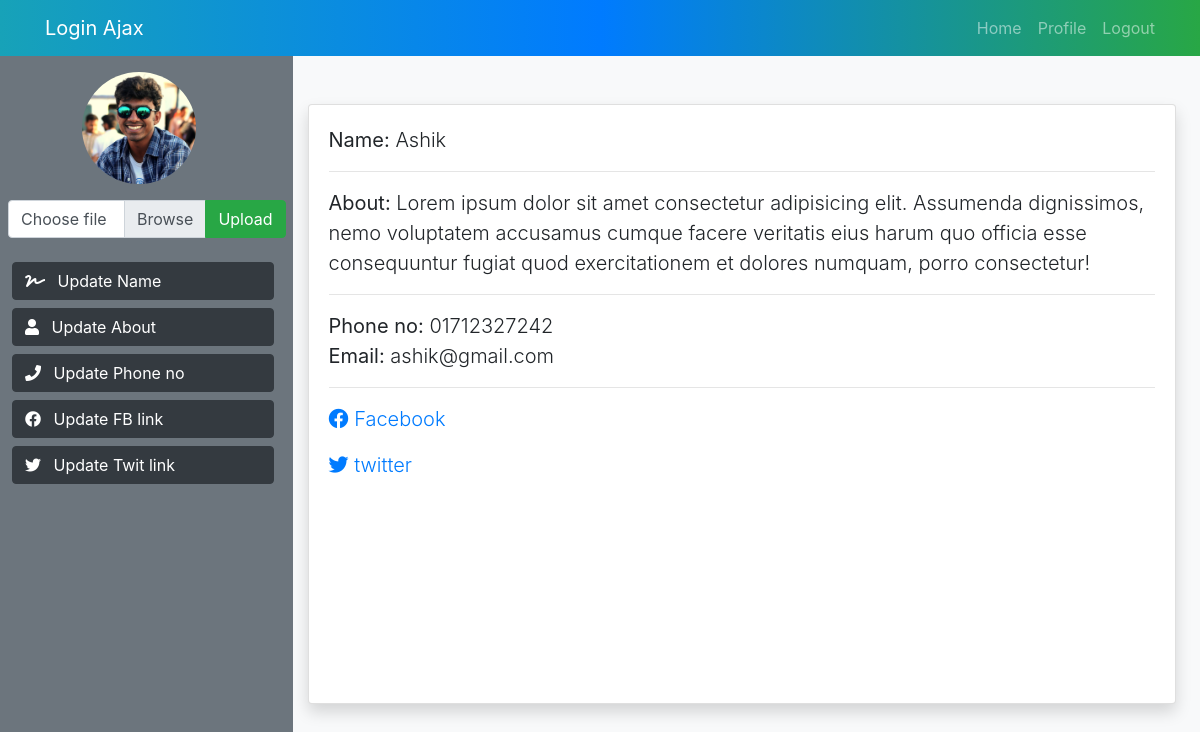
The app's page /public/profile.php (signed in) with its own data.
### tables this page shows
CREATE TABLE `users` (
  `id` int(11) NOT NULL,
  `name` varchar(50) NOT NULL,
  `email` varchar(255) NOT NULL,
  `password` varchar(255) NOT NULL,
  `phone` varchar(30) NOT NULL,
  `about` text NOT NULL,
  `facebook` varchar(255) NOT NULL,
  `twitter` varchar(255) NOT NULL,
  `image` varchar(255) DEFAULT NULL
);

### public/profile.php (the view, shortened to what this page needs)
<?php require_once 'include/header.php'; ?>
<?php
if ($db && $_SESSION['user_id']) {
    $sql = "SELECT * FROM `users` WHERE `id` = :id";
    $stmt = $db->prepare($sql);
    $stmt->bindParam(':id', $_SESSION['user_id'], PDO::PARAM_INT);
    $stmt->execute();
    $user = $stmt->fetch(PDO::FETCH_ASSOC);
}
?>
<div class="bg-info h-100">
    <div class="row h-100">
        <div class="col-3 bg-secondary text-white">
            <div class="d-flex align-items-center flex-column">
                <img class="img-fluid rounded-circle my-3" src="img/<?php echo $user['image'] ? $user['image'] : 'user.png'; ?>" alt="<?php echo $user['name']; ?>">
                <form action="" method="post" enctype="multipart/form-data">
                    <div class="input-group ml-2">
                        <div class="custom-file">
                            <label class="custom-file-label" for="inputGroupFile01">Choose file</label>
                        </div>
                        <div class="input-group-append">
                            <input type="submit" name="upload" value="Upload" class="btn btn-success" id="inputGroupFileAddon01">
                        </div>
                    </div>
                </form>
            </div>
            <div class="d-flex flex-column m-2 mt-4 align-items-center">
                <button class="btn btn-dark w-100 ml-2 mb-2 text-left" id="update-name"><i class="fas fa-signature mr-2"></i> Update Name</button>
                <button class="btn btn-dark w-100 ml-2 mb-2 text-left" id="update-about"><i class="fas fa-user mr-2"></i> Update About</button>
                <button class="btn btn-dark w-100 ml-2 mb-2 text-left" id="update-phone"><i class="fas fa-phone mr-2"></i> Update Phone no</button>
                <button class="btn btn-dark w-100 ml-2 mb-2 text-left" id="update-fb"><i class="fab fa-facebook mr-2"></i> Update FB link</button>
                <button class="btn btn-dark w-100 ml-2 mb-2 text-left" id="update-twitter"><i class="fab fa-twitter mr-2"></i> Update Twit link</button>
            </div>
        </div>
        <div class="col bg-light">
            <div class="card h-75 mt-5 mr-4 shadow">
                <div class="card-body lead">
                    <b>Name: </b><span id="name"><?php echo $user['name']; ?></span>
                    <hr>
                    <b>About: </b><span id="about"><?php echo $user['about']; ?></span>
                    <hr>
                    <b>Phone no: </b><span id="phone"><?php echo $user['phone']; ?></span>
                    <br>
                    <b>Email: </b><span id="email"><?php echo $user['email']; ?></span>
                    <hr>
                    <p><a href="<?php  echo $user['facebook'];  ?>" target="_blank" id="fb-link"><i class="fab fa-facebook text-primary"></i> Facebook</a></p>
                    <a href="<?php echo $user['twitter']; ?>" target="_blank" id="twitter-link"><i class="fab fa-twitter text-primary"></i> twitter</a>
                </div>
            </div>
        </div>
    </div>
</div>
<?php require_once 'include/footer.php'; ?>

### public/include/header.php (shortened to what this page needs)
<!DOCTYPE html>
<html lang="en">
<head>
  <link rel="stylesheet" href="/login-ajax/public/css/font-awesome.min.css">
  <link rel="stylesheet" href="/login-ajax/public/css/bootstrap.min.css">
  <link rel="stylesheet" href="/login-ajax/public/css/style.css">
</head>
<body>
<div class="main">
<nav class="navbar navbar-dark bg-info">
  <div class="container">
    <span class="navbar-brand">Login Ajax</span>
    <div class="">
      <div class="navbar-nav flex-row">
        <li class="nav-item">
          <a class="nav-link" href="index.php">Home</a>
        </li>
        <?php
            if (isset($_SESSION['user_id'])){
              echo '<li class="nav-item ml-3"><a class="nav-link" href="/login-ajax/public/profile.php">Profile</a></li>';
              echo '<li class="nav-item ml-3"><a class="nav-link" href="logout.php">Logout</a></li>';
            }
        ?>
    </div>
  </div>
</nav>

### public/include/footer.php (shortened to what this page needs)
</div>
</body>
</html>

### public/css/style.css (style rules this page uses)
.main { position: relative; height: 100vh; width: 100vw; overflow: hidden; }
.navbar { background: linear-gradient(to right, var(--info), var(--primary), var(--success)) !important; }
input { outline: none !important; }
.img-fluid { height: 7rem; }

### records on screen
users: image (picture), name "Ashik", about "Lorem ipsum dolor sit amet consectetur adipisicing elit. Assumenda dignissimos, nemo voluptatem accusamus cumque facere veritatis eius harum quo officia esse consequuntur fugiat quod exercitationem et dolores numquam, porro consectetur!", phone "01712327242", email "ashik@gmail.com"
